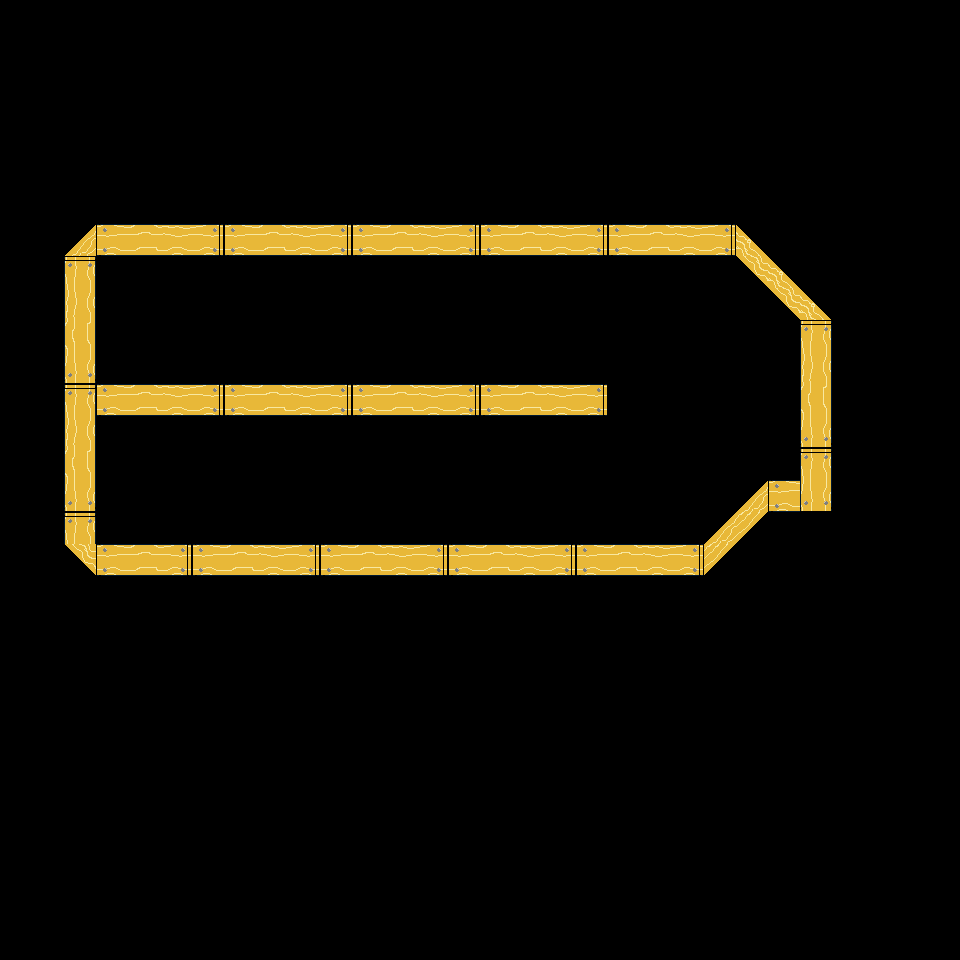

This is a level from a 2D game, rendered from its Tiled map with the project's own tilesets. A one-line summary and the map file follow, with tile-layer data summarised:
An orthogonal 30x30 tile map with 32x32 px tiles, 2 tile layers (background, foreground), 2 tilesets and 50 objects (39x spikes, 9x fan, spawn, exit).

<map version="1.0" orientation="orthogonal" renderorder="right-down" width="30" height="30" tilewidth="32" tileheight="32" nextobjectid="150">
 <tileset firstgid="1" name="basic" tilewidth="32" tileheight="32" tilecount="256" columns="16">
  <image source="basic-tiles.png" width="512" height="512" />
 </tileset>
 <tileset firstgid="257" name="objects" tilewidth="64" tileheight="64" tilecount="4" columns="0">
  <tile id="1">
   <image width="32" height="64" source="fan_0.png" />
  </tile>
  <tile id="2">
   <image width="32" height="32" source="spawn.png" />
  </tile>
  <tile id="3">
   <image width="32" height="32" source="exit.png" />
  </tile>
  <tile id="9">
   <image width="64" height="7" source="door.png" />
  </tile>
 </tileset>
 <layer name="background" width="30" height="30">
  <data>[900 cells, 0 non-empty, 0 distinct tile ids]</data>
 </layer>
 <layer name="foreground" width="30" height="30">
  <data>[900 cells, 82 non-empty, 12 distinct tile ids]</data>
 </layer>
 <objectgroup name="objects" offsetx="0" offsety="1">
  <object id="85" type="fan" gid="258" x="64" y="384" width="32" height="64" />
  <object id="86" type="fan" gid="258" x="64" y="320" width="32" height="64" />
  <object id="87" type="fan" gid="258" x="288" y="416" width="32" height="64" rotation="-90" />
  <object id="88" type="fan" gid="258" x="352" y="416" width="32" height="64" rotation="-90" />
  <object id="89" type="fan" gid="258" x="480" y="224" width="32" height="64" rotation="90" />
  <object id="90" type="fan" gid="258" x="544" y="224" width="32" height="64" rotation="90" />
  <object id="91" type="spikes" gid="18" x="352" y="384" width="32" height="32" />
  <object id="93" type="spikes" gid="18" x="384" y="384" width="32" height="32" />
  <object id="94" type="spikes" gid="18" x="416" y="384" width="32" height="32" />
  <object id="95" type="spikes" gid="18" x="448" y="384" width="32" height="32" />
  <object id="96" type="spikes" gid="18" x="480" y="384" width="32" height="32" />
  <object id="97" type="spikes" gid="18" x="544" y="384" width="32" height="32" />
  <object id="98" type="spikes" gid="18" x="512" y="384" width="32" height="32" />
  <object id="99" type="spikes" gid="18" x="576" y="384" width="32" height="32" />
  <object id="104" type="spikes" gid="19" x="352" y="288" width="32" height="32" />
  <object id="105" type="spikes" gid="19" x="384" y="288" width="32" height="32" />
  <object id="106" type="spikes" gid="19" x="416" y="288" width="32" height="32" />
  <object id="112" type="spikes" gid="19" x="640" y="288" width="32" height="32" />
  <object id="113" type="spikes" gid="19" x="608" y="288" width="32" height="32" />
  <object id="114" type="spikes" gid="19" x="704" y="288" width="32" height="32" />
  <object id="115" type="spikes" gid="19" x="672" y="288" width="32" height="32" />
  <object id="116" type="spawn" gid="259" x="143" y="337" width="32" height="32" />
  <object id="117" type="exit" gid="260" x="112" y="504" width="32" height="32" />
  <object id="121" type="spikes" gid="20" x="768" y="352" width="32" height="32" />
  <object id="122" type="spikes" gid="20" x="768" y="384" width="32" height="32" />
  <object id="123" type="spikes" gid="20" x="768" y="416" width="32" height="32" />
  <object id="124" type="spikes" gid="20" x="768" y="448" width="32" height="32" />
  <object id="126" type="fan" gid="258" x="544" y="384" width="32" height="64" rotation="90" />
  <object id="127" type="spikes" gid="18" x="448" y="544" width="32" height="32" />
  <object id="128" type="spikes" gid="18" x="512" y="544" width="32" height="32" />
  <object id="129" type="spikes" gid="18" x="608" y="544" width="32" height="32" />
  <object id="130" type="spikes" gid="18" x="480" y="544" width="32" height="32" />
  <object id="131" type="spikes" gid="18" x="672" y="544" width="32" height="32" />
  <object id="132" type="spikes" gid="18" x="640" y="544" width="32" height="32" />
  <object id="133" type="spikes" gid="18" x="576" y="544" width="32" height="32" />
  <object id="134" type="spikes" gid="18" x="544" y="544" width="32" height="32" />
  <object id="135" type="fan" gid="2147483906" x="800" y="480" width="32" height="64" />
  <object id="137" type="spikes" gid="20" x="768" y="480" width="32" height="32" />
  <object id="138" type="spikes" gid="18" x="320" y="544" width="32" height="32" />
  <object id="139" type="spikes" gid="18" x="288" y="544" width="32" height="32" />
  <object id="140" type="spikes" gid="18" x="352" y="544" width="32" height="32" />
  <object id="141" type="spikes" gid="18" x="224" y="544" width="32" height="32" />
  <object id="142" type="spikes" gid="18" x="384" y="544" width="32" height="32" />
  <object id="143" type="spikes" gid="18" x="416" y="544" width="32" height="32" />
  <object id="144" type="spikes" gid="18" x="256" y="544" width="32" height="32" />
  <object id="145" type="spikes" gid="18" x="192" y="544" width="32" height="32" />
  <object id="146" type="spikes" gid="18" x="160" y="544" width="32" height="32" />
  <object id="147" type="spikes" gid="18" x="128" y="544" width="32" height="32" />
  <object id="148" type="spikes" gid="18" x="96" y="544" width="32" height="32" />
  <object id="149" type="fan" gid="258" x="64" y="544" width="32" height="64" />
 </objectgroup>
</map>
